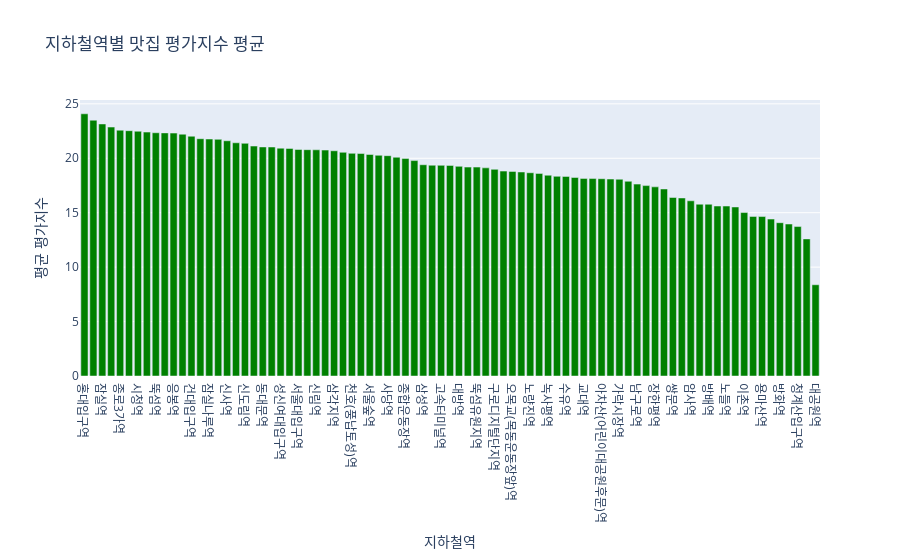

Source (notebook cell):
### Code cell
# 역별 평균 value 계산
station_value_avg = restaurant.groupby('station', as_index=False)['value'].mean()
station_value_avg = station_value_avg.sort_values(by='value', ascending=False)
# 막대그래프 시각화
fig = px.bar(
    station_value_avg,
    x='station',
    y='value',
    title='지하철역별 맛집 평가지수 평균',
    labels={'station': '지하철역', 'value': '평균 평가지수'},
    color_discrete_sequence=['green']
)

fig.show()

### Figure 1 — Plotly figure (JSON) as saved in the notebook; plotly's stock layout.template omitted (floating-point values rounded to 4 significant figures)
{"data": [{"hovertemplate": "지하철역=%{x}<br>평균 평가지수=%{y}<extra></extra>", "legendgroup": "", "marker": {"color": "green", "pattern": {"shape": ""}}, "name": "", "orientation": "v", "showlegend": false, "textposition": "auto", "type": "bar", "x": ["홍대입구역", "안국역", "잠실역", "합정역", "종로3가역", "강남역", "시청역", "혜화역", "뚝섬역", "경복궁역", "응봉역", "압구정로데오역", "건대입구역", "동대입구역", "잠실나루역", "역삼역", "신사역", "신길역", "신도림역", "충정로역", "동대문역", "신촌역", "성신여대입구역", "선릉역", "서울대입구역", "용산역", "신림역", "회현역", "삼각지역", "종로5가역", "천호(풍납토성)역", "왕십리역", "서울숲역", "종각역", "사당역", "여의나루역", "종합운동장역", "당산역", "삼성역", "이태원역", "고속터미널역", "총신대입구(이수)역", "대방역", "서울역", "뚝섬유원지역", "마곡나루역", "구로디지털단지역", "군자(능동)역", "오목교(목동운동장앞)역", "신반포역", "노량진역", "대림역", "녹사평역", "제기동역", "수유역", "증미역", "교대역", "미아사거리역", "아차산(어린이대공원후문)역", "응암역", "가락시장역", "디지털미디어시티역", "남구로역", "외대앞역", "장한평역", "동대문역사문화공원역", "쌍문역", "장지역", "암사역", "가산디지털단지역", "방배역", "창동역", "노들역", "구로역", "이촌역", "김포공항역", "용마산역", "암사역사공원역", "방화역", "고덕역", "청계산입구역", "구일역", "대공원역"], "xaxis": "x", "y": [24.09, 23.5, 23.15, 22.87, 22.58, 22.53, 22.49, 22.41, 22.34, 22.33, 22.31, 22.21, 22.03, 21.8, 21.77, 21.74, 21.61, 21.42, 21.37, 21.12, 21.04, 21.04, 20.93, 20.9, 20.81, 20.79, 20.78, 20.75, 20.69, 20.55, 20.45, 20.44, 20.35, 20.27, 20.24, 20.09, 19.97, 19.79, 19.41, 19.36, 19.35, 19.34, 19.26, 19.19, 19.19, 19.12, 18.98, 18.82, 18.79, 18.74, 18.67, 18.61, 18.44, 18.34, 18.34, 18.24, 18.15, 18.14, 18.12, 18.09, 18.07, 17.89, 17.63, 17.49, 17.37, 17.18, 16.4, 16.35, 16.09, 15.78, 15.78, 15.61, 15.61, 15.53, 15.01, 14.66, 14.65, 14.42, 14.08, 13.96, 13.73, 12.59, 8.381], "yaxis": "y"}], "layout": {"barmode": "relative", "legend": {"tracegroupgap": 0}, "title": {"text": "지하철역별 맛집 평가지수 평균"}, "xaxis": {"anchor": "y", "domain": [0, 1], "title": {"text": "지하철역"}}, "yaxis": {"anchor": "x", "domain": [0, 1], "title": {"text": "평균 평가지수"}}}}
